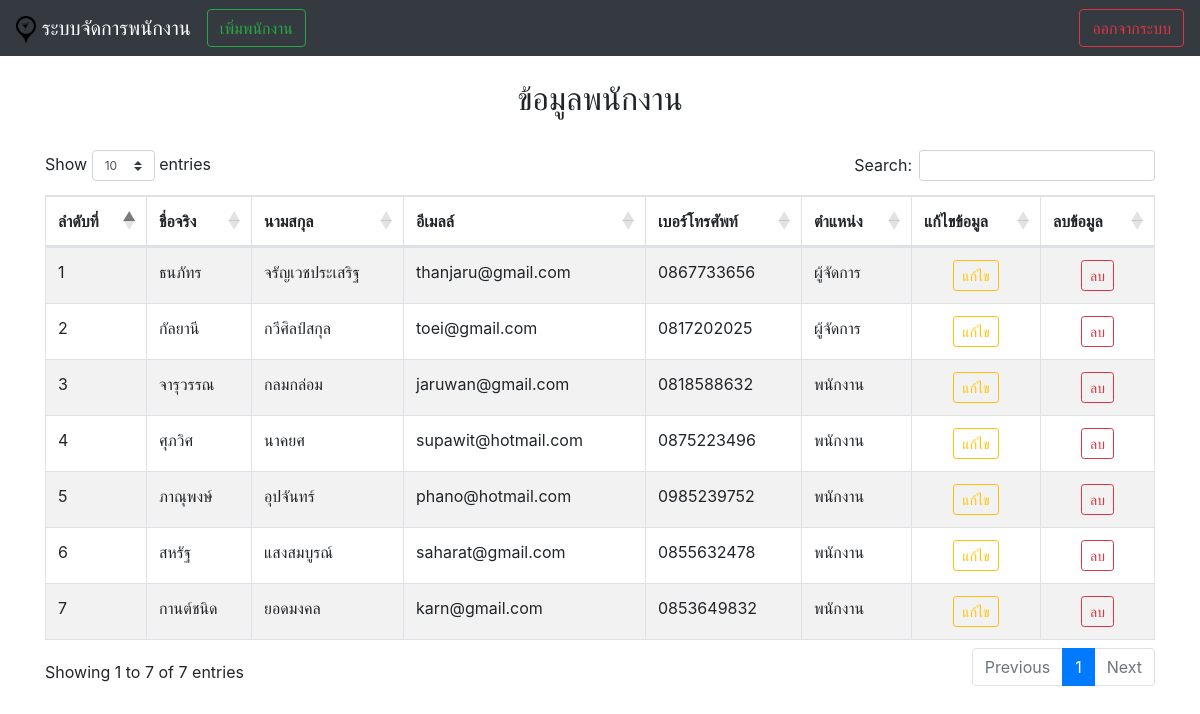
The page /mainadmin.php (signed in) on the database its author committed.
### tables this page shows
CREATE TABLE `users` (
  `id` int(11) NOT NULL,
  `email` varchar(255) NOT NULL,
  `password` varchar(255) NOT NULL,
  `sname` varchar(255) NOT NULL,
  `lname` varchar(255) NOT NULL,
  `phone` varchar(255) NOT NULL,
  `role` varchar(255) NOT NULL
);

### mainadmin.php (the view, shortened to what this page needs)
<?php
 include 'conn.php';
$sql = "SELECT *  FROM  users WHERE role != 'admin' ";
$result = mysqli_query($conn, $sql);
 ?>
 <!doctype html>
 <html lang="en">
   <head>
     <link rel="stylesheet" href="https://stackpath.bootstrapcdn.com/bootstrap/4.1.1/css/bootstrap.min.css" >
     <link rel="stylesheet" href="https://cdnjs.cloudflare.com/ajax/libs/twitter-bootstrap/4.0.0/css/bootstrap.css" >
     <link rel="stylesheet" href="https://cdn.datatables.net/1.10.16/css/dataTables.bootstrap4.min.css" >
   </head>
   <body>
     <nav class="navbar navbar-expand-lg navbar-dark bg-dark">
     <a class="navbar-brand" href="#"><img src="pics/bar.png" width="20"> ระบบจัดการพนักงาน</a>
     <div class="collapse navbar-collapse" id="navbarSupportedContent">
       <ul class="navbar-nav mr-auto">
         <button class="btn btn-outline-success my-2 my-sm-0" type="button" data-toggle="modal" data-target="#addemp">เพิ่มพนักงาน</button>
       </ul>
         <a href="index.php"><button class="btn btn-outline-danger my-2 my-sm-0" type="submit">ออกจากระบบ</button></a>
     </div>
   </nav>
   <div class="container">
     <br><center><h2>ข้อมูลพนักงาน</h2></center><br>
   <table id="example" class="table table-striped table-bordered" style="width:100%" align="center">
           <thead>
               <tr>
                   <th>ลำดับที่</th>
                   <th>ชื่อจริง</th>
                   <th>นามสกุล</th>
                   <th>อีเมลล์</th>
                   <th>เบอร์โทรศัพท์</th>
                   <th>ตำแหน่ง</th>
                   <th width="90">แก้ไขข้อมูล</th>
                   <th width="75">ลบข้อมูล</th>
               </tr>
           </thead>
           <tbody>
             <?php
             $i=1;
             while($row = mysqli_fetch_assoc($result)) {
       echo "<tr><td>$i</td><td>".$row["sname"]."</td><td>".$row["lname"]."</td><td>".$row["email"]."</td><td>".$row["phone"]."</td><td>".$row["role"]."</td>";
       ?><td align="center"><button class="btn btn-outline-warning btn-sm" type="button" data-toggle="modal" data-target="#editemp<?php echo $row["id"];?>">แก้ไข</button></td><td align=center><a href='deleteemp.php?id=<?php echo $row["id"] ?>'><button class='btn btn-outline-danger btn-sm' type='submit' Onclick="return confirm('ยืนยันการลบข้อมูล')">ลบ</button></a></td></tr>
       <?php
       $i++;
       ?>
       <?php
   }
              ?>
       </table>
     </div>
   </body>
 </html>

### rows shown on the page
users: sname "ธนภัทร", lname "จรัญเวชประเสริฐ", email "thanjaru@gmail.com", phone "0867733656", role "ผู้จัดการ"
users: sname "กัลยานี", lname "กวีศิลป์สกุล", email "toei@gmail.com", phone "0817202025", role "ผู้จัดการ"
users: sname "จารุวรรณ", lname "กลมกล่อม", email "jaruwan@gmail.com", phone "0818588632", role "พนักงาน"
users: sname "ศุภวิศ", lname "นาคยศ", email "supawit@hotmail.com", phone "0875223496", role "พนักงาน"
users: sname "ภาณุพงษ์", lname "อุปจันทร์", email "phano@hotmail.com", phone "0985239752", role "พนักงาน"
users: sname "สหรัฐ", lname "แสงสมบูรณ์", email "saharat@gmail.com", phone "0855632478", role "พนักงาน"
users: sname "กานต์ชนิด", lname "ยอดมงคล", email "karn@gmail.com", phone "0853649832", role "พนักงาน"
